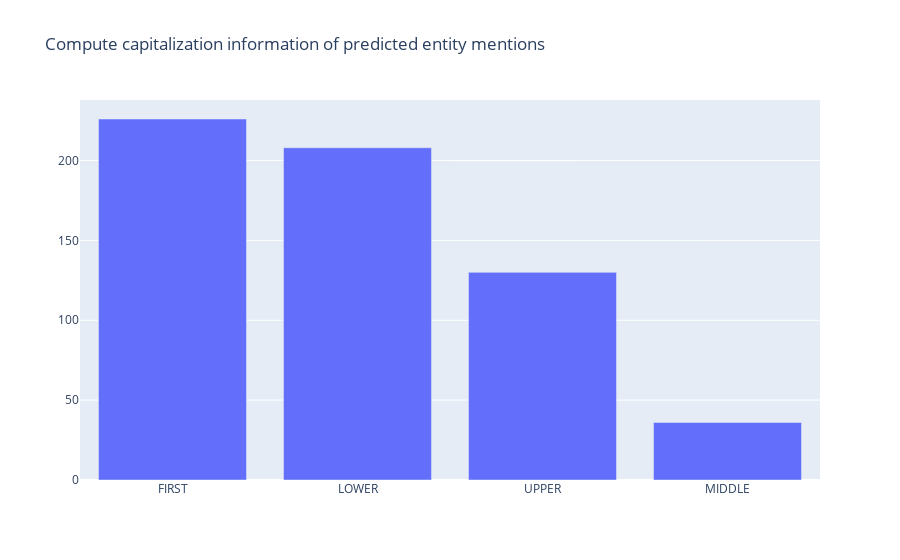

Notebook source saved alongside this figure:
### Code cell
from rubrix.metrics.token_classification import entity_capitalness

entity_capitalness(name="spacy_sm_wnut17").visualize()

### Figure 1 — Plotly figure (JSON) as saved in the notebook; plotly's stock layout.template omitted (floating-point values rounded to 4 significant figures)
{"data": [{"type": "bar", "x": ["FIRST", "LOWER", "UPPER", "MIDDLE"], "y": [226, 208, 130, 36]}], "layout": {"autosize": true, "title": {"text": "Compute capitalization information of predicted entity mentions"}, "xaxis": {"autorange": true, "range": [-0.5, 3.5], "title": {"text": ""}, "type": "category"}, "yaxis": {"autorange": true, "range": [0, 237.9], "title": {"text": ""}, "type": "linear"}}}
